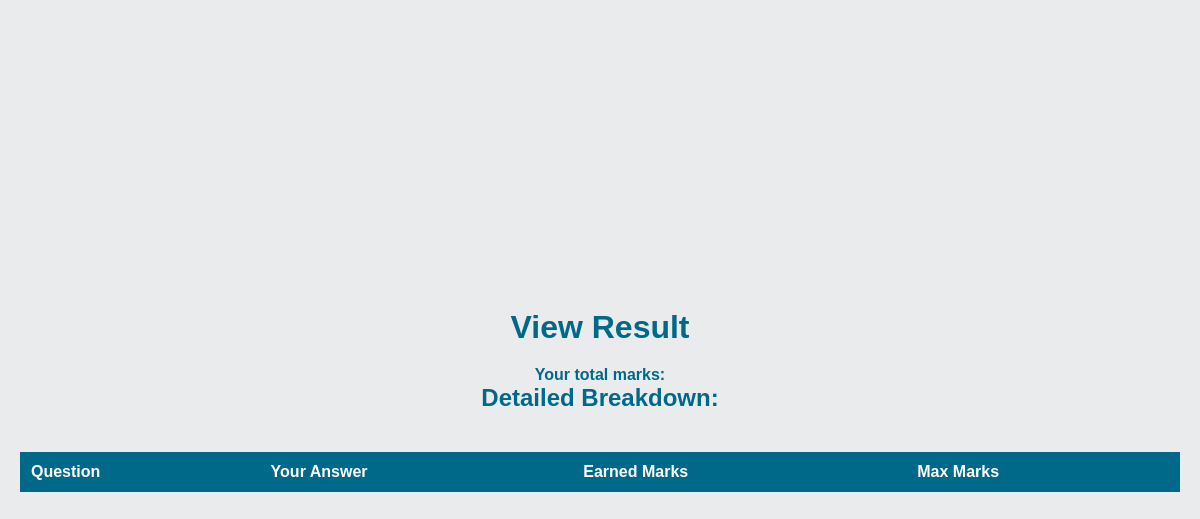
The app's page /view_result/1 (signed in), older data.
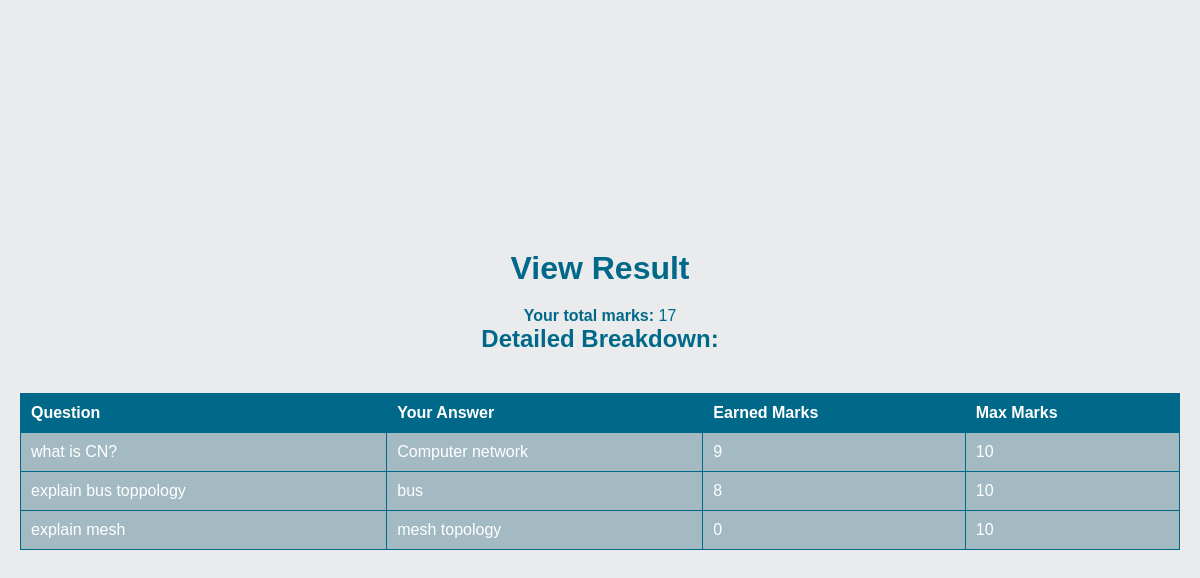
The same page, newer data.
### tables this page shows
CREATE TABLE Attended (
                            id INTEGER PRIMARY KEY AUTOINCREMENT,
                            student_id INTEGER,
                            exam_id INTEGER,
                            earned_total INTEGER);

CREATE TABLE Answer (
                            id INTEGER PRIMARY KEY AUTOINCREMENT,
                            question_id INTEGER,
                            student_id INTEGER,
                            answer_text TEXT,
                            earned_marks INTEGER);

CREATE TABLE Question (
                            id INTEGER PRIMARY KEY AUTOINCREMENT,
                            exam_id INTEGER,
                            question_text TEXT,
                            total_marks INTEGER, answer_key TEXT);

### moved/app.py (the view)
@app.route('/view_result/<int:exam_id>')
def view_result(exam_id):
    if 'student_id' not in session:
        return redirect('/login_student')
    student_id = session['student_id']
    with sqlite3.connect('database.db') as conn:
        cursor = conn.cursor()
        cursor.execute("SELECT earned_total FROM Attended WHERE student_id = ? AND exam_id = ?", (student_id, exam_id))
        result = cursor.fetchone()
        cursor.execute("""
            SELECT Question.question_text, Answer.answer_text, Answer.earned_marks, Question.total_marks
            FROM Answer
            JOIN Question ON Answer.question_id = Question.id
            WHERE Answer.student_id = ? AND Question.exam_id = ?
        """, (student_id, exam_id))
        answers = cursor.fetchall()  # List of (question_text, answer_text, earned_marks, max_marks)
    return render_template('view_result.html', result=result, answers=answers)

### moved/templates/view_result.html (shortened to what this page needs)
<!DOCTYPE html>
<html>
<head>
    <link rel="stylesheet" href="style.css">
    <link rel="stylesheet" href="{{ url_for('static', filename='style.css') }}">
</head>
<body>
    <h1>View Result</h1>
    <p><strong>Your total marks:</strong> {{ result[0] }}</p>
    <h2>Detailed Breakdown:</h2>
    <table border="1">
        <tr>
            <th>Question</th>
            <th>Your Answer</th>
            <th>Earned Marks</th>
            <th>Max Marks</th>
        </tr>
        {% for answer in answers %}
        <tr>
            <td>{{ answer[0] }}</td>
            <td>{{ answer[1] }}</td>
            <td>{{ answer[2] }}</td>
            <td>{{ answer[3] }}</td>
        </tr>
        {% endfor %}
    </table>
</body>
</html>

### moved/static/style.css (style rules this page uses)
* { margin: 0; padding: 0; box-sizing: border-box; font-family: 'Arial', sans-serif; }
body { background-color: #eaebed; color: #006989; display: flex; justify-content: center; align-items: center; min-height: 100vh; flex-direction: column; padding: 20px; }
h1, h2 { margin-bottom: 20px; }
table { width: 100%; border-collapse: collapse; margin-top: 20px; }
th, td { border: 1px solid #006989; padding: 10px; text-align: left; }
th { background-color: #006989; color: white; }
td { background-color: #a3bac3; color: white; }
.container, form, table { animation: fadeIn 0.5s ease-in-out; }

Row changes from the older to the newer data that the page shows:
added Attended: earned_total "17"
added Answer: question_text "what is CN?", answer_text "Computer network", earned_marks "9", total_marks "10"
added Answer: question_text "explain bus toppology", answer_text "bus", earned_marks "8", total_marks "10"
added Answer: question_text "explain mesh", answer_text "mesh topology", earned_marks "0", total_marks "10"
